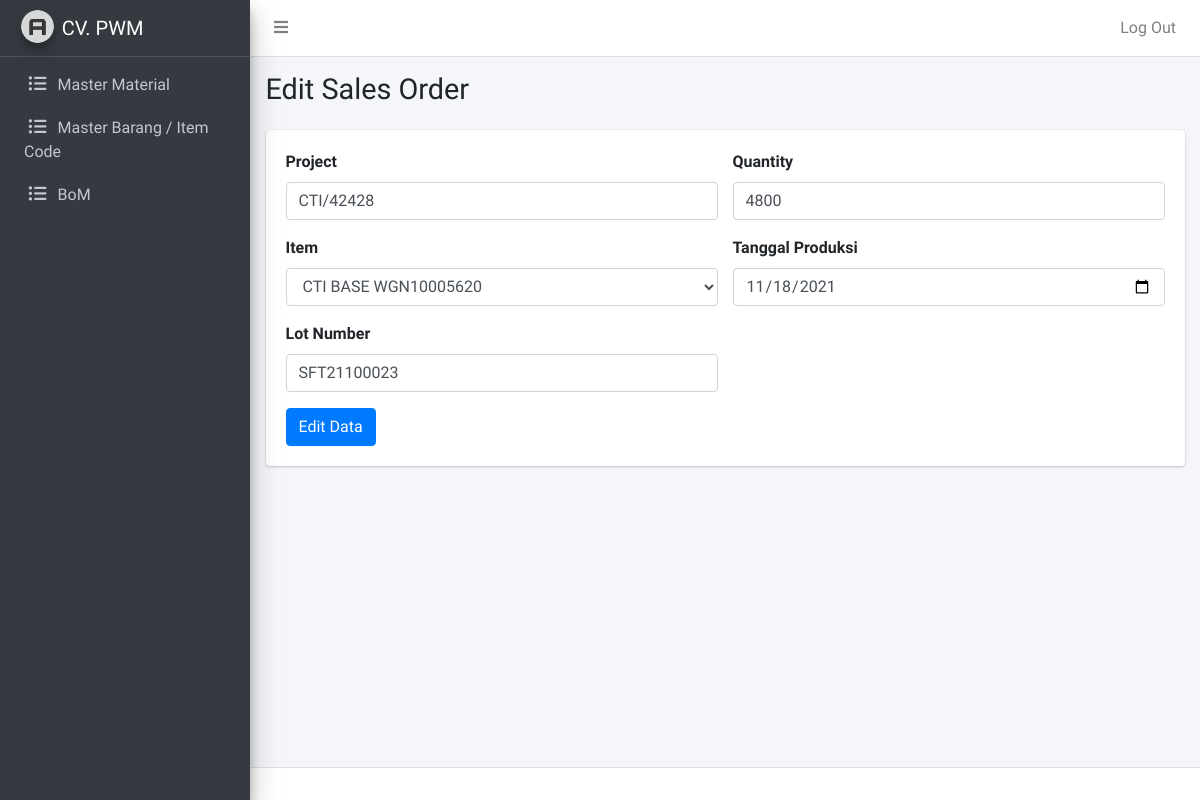
Screenshot of /admin/so-edit.php?id=1 (signed in) with the database file from the repository.
### tables this page shows
CREATE TABLE `so` (
  `so_id` int(11) NOT NULL,
  `so_item_code` varchar(255) NOT NULL,
  `so_projects` varchar(255) NOT NULL,
  `so_lot_number` varchar(255) NOT NULL,
  `so_quantity` int(11) NOT NULL,
  `so_tgl_produksi` date NOT NULL
);

### admin/so-edit.php (the view, shortened to what this page needs)
<?php
require_once "../koneksi.php";
$id = $_GET['id'];
$queryso = mysqli_query($conn, "SELECT * FROM so WHERE so_id = $id");
$queryitem = mysqli_query($conn, "SELECT * FROM item");
$data = mysqli_fetch_assoc($queryso);
?>
<?php require_once "template/header.php"; ?>
<?php require_once "template/navbar.php"; ?>
<?php require_once "template/sidebar.php"; ?>
  <div class="content-wrapper">
    <div class="content-header">
      <div class="container-fluid">
        <div class="row mb-2">
          <div class="col-sm-6">
            <h1 class="m-0">Edit Sales Order</h1>
          </div>
        </div>
      </div>
    </div>
    <div class="content">
      <div class="container-fluid">
        <div class="row">
          <div class="col">
            <div class="card">
              <div class="card-body">
                <form action="" method="post">
                  <div class="row">
                    <div class="col-md">
                      <div class="mb-3">
                        <label for="projects" class="form-label">Project</label>
                        <input name="projects" type="text" class="form-control" id="projects" value="<?= $data['so_projects']; ?>">
                      </div>
                      <div class="mb-3">
                        <label for="item" class="form-label">Item</label>
                        <select name="item" class="form-select form-control">
                          <?php while($item = mysqli_fetch_assoc($queryitem)) : ?>
                            <?php if($data['so_item_code'] == $item['item_id']) : ?>
                              <option value="<?= $item['item_id'] ?>" selected><?= $item['item_nama'] ?></option>
                            <?php else : ?>
                              <option value="<?= $item['item_id'] ?>"><?= $item['item_nama'] ?></option>
                            <?php endif; ?>
                          <?php endwhile; ?>
                        </select>
                      </div>
                      <div class="mb-3">
                        <label for="lot-number" class="form-label">Lot Number</label>
                        <input name="lot-number" type="text" class="form-control" id="lot-number" value="<?= $data['so_lot_number']; ?>">
                      </div>
                    </div>
                    <div class="col-md">
                      <div class="mb-3">
                        <label for="qty" class="form-label">Quantity</label>
                        <input name="qty" type="text" class="form-control" id="qty" value="<?= $data['so_quantity']; ?>">
                      </div>
                      <div class="mb-3">
                        <label for="tanggal" class="form-label">Tanggal Produksi</label>
                        <input name="tanggal" type="date" class="form-control" id="tanggal" value="<?= $data['so_tgl_produksi']; ?>">
                      </div>
                    </div>
                  </div>
                  <div class="row">
                    <div class="col-md-4">
                      <button class="btn btn-primary" type="submit" name="edit">Edit Data</button>
                    </div>
                  </div>
                </form>
              </div>
            </div>
          </div>
        </div>
      </div>
    </div>
  </div>
<?php require_once "template/footer.php"; ?>

### rows the page displays
so: projects "CTI/42428", lot-number "SFT21100023", qty "4800", tanggal "11/18/2021"

### other values shown
form field item "CTI BASE WGN10005620"
